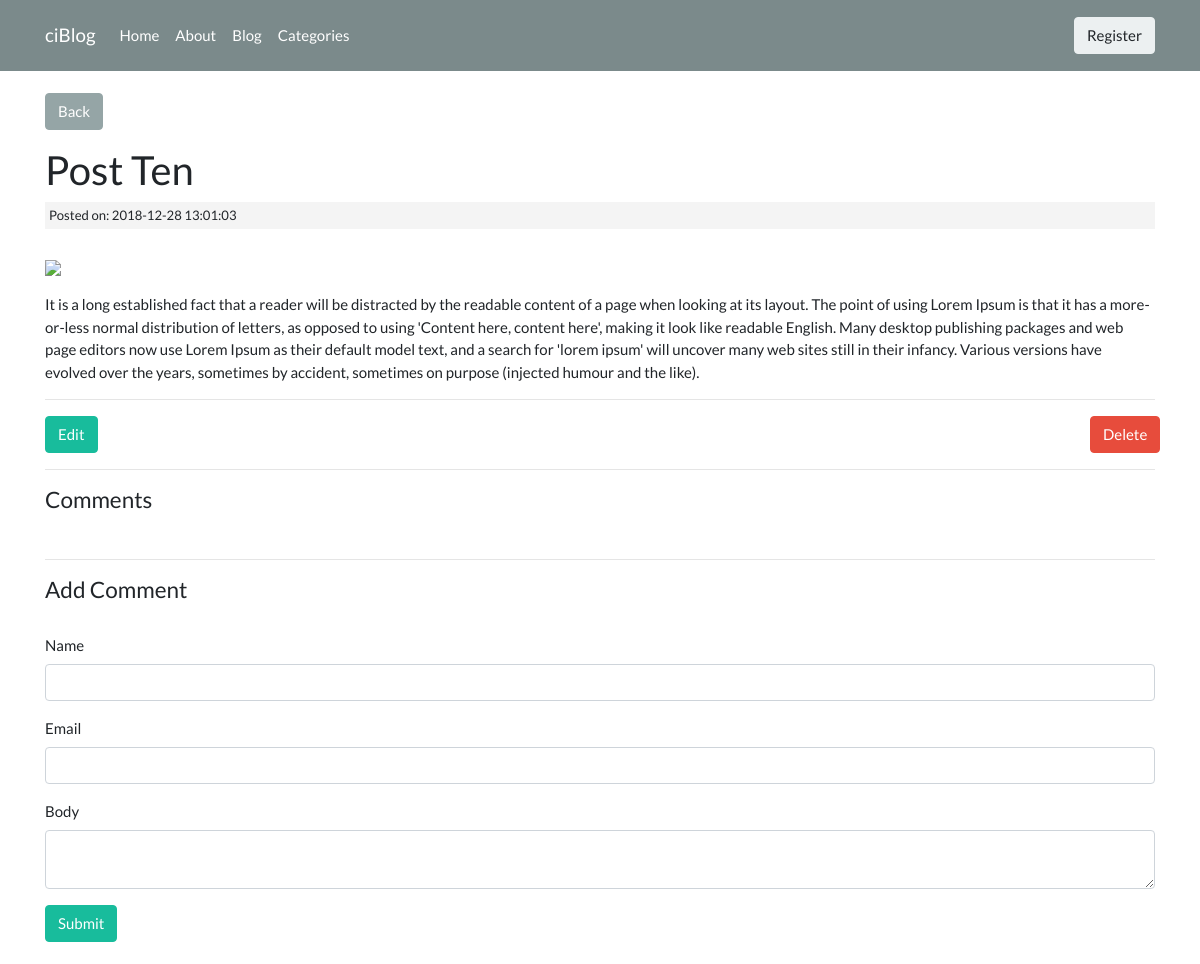
The app's page /posts/post-ten with its own data.
### tables this page shows
CREATE TABLE `posts` (
  `id` int(11) NOT NULL,
  `category_id` int(11) NOT NULL,
  `user_id` int(11) NOT NULL,
  `title` varchar(255) NOT NULL,
  `slug` varchar(255) NOT NULL,
  `body` text NOT NULL,
  `post_image` varchar(255) NOT NULL,
  `created_at` timestamp NOT NULL DEFAULT CURRENT_TIMESTAMP
);

### application/controllers/Posts.php (called while the page is built, shortened)
<?php
class Posts extends CI_Controller {
	public function view($slug = NULL) {
		$data['post'] = $this->post_model->get_posts($slug);
		$post_id = $data['post']['id'];
		$data['comments'] = $this->comment_model->get_comments($post_id);
		$this->load->view('templates/header');
		$this->load->view('posts/view', $data);
		$this->load->view('templates/footer');
	}
}

### index.php (called while the page is built, shortened)
<?php
require_once BASEPATH.'core/CodeIgniter.php';

### application/models/Post_model.php (called while the page is built, shortened)
<?php
class Post_model extends CI_Model {
	public function get_posts($slug = FALSE) {
		if($slug === FALSE) {
			$this->db->order_by('posts.created_at', 'DESC');
			$this->db->join('categories', 'categories.id = posts.category_id');
			$query = $this->db->get('posts');
			return $query->result_array();
		}
		else {
			$query = $this->db->get_where('posts', array('slug' => $slug));
			return $query->row_array();
		}
	}
}

### application/views/posts/view.php (the view, shortened to what this page needs)
<p><a class="btn btn-secondary" href="<?php echo base_url('posts'); ?>">Back</a></p>
<h2><?php echo $post['title']; ?></h2>
<small class="post-date">Posted on: <?php echo $post['created_at']; ?></small>
<br/>
<p><img src="<?php echo base_url('assets/images/posts/') . $post['post_image']; ?>"></p>
<div class="post-body">
	<p><?php echo $post['body']; ?></p>
</div>
<hr>
<div class="row">
	<div class="col-md-11">
		<a class="btn btn-success pull-left" href="<?php echo base_url('posts/edit/'.$post['slug']); ?>">Edit</a>
	</div>
	<div class="col-md-1">
		<?php echo form_open('posts/delete/'.$post['id']); ?>
			<input type="submit" value="Delete" class="btn btn-danger">
		<?php echo form_close(); ?>
	</div>
</div>
<hr />
<h4>Comments</h4><br/>
<hr />
<h4>Add Comment</h4><br/>
<?php echo form_open('comments/create/' . $post['id']); ?>
	<div class="form-group">
		<label>Name</label>
		<input type="text" name="name" class="form-control">
	</div>
	<div class="form-group">
		<label>Email</label>
		<input type="text" name="email" class="form-control">
	</div>
	<div class="form-group">
		<label>Body</label>
		<textarea name="body" class="form-control"></textarea>
	</div>
	<button type="submit" class="btn btn-success">Submit</button>
<?php echo form_close(); ?>
<br/>

### assets/css/style.css (style rules this page uses)
.post-date { background: #f4f4f4; padding: 4px; margin: 3px 0; display: block; }

### records on screen
posts: title "Post Ten", created_at "2018-12-28 13:01:03", body "It is a long established fact that a reader will be distracted by the readable content of a page when looking at its layout. The point of using Lorem Ipsum is that it has a more-or-less normal distribution of letters, as opposed to using 'Content here, content here', making it look like readable English. Many desktop publishing packages and web page editors now use Lorem Ipsum as their default model text, and a search for 'lorem ipsum' will uncover many web sites still in their infancy. Various versions have evolved over the years, sometimes by accident, sometimes on purpose (injected humour and the like)."
